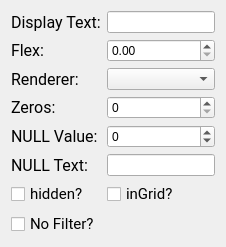
               <widget class="QWidget" name="TAB_BASICS">
                <attribute name="title">
                 <string>Basics</string>
                </attribute>
                <layout class="QGridLayout" name="GL_TAB_BASICS">
                 <item row="0" column="0">
                  <widget class="QLabel" name="LB_ColumnDisplayText">
                   <property name="font">
                    <font>
                     <family>Roboto</family>
                     <pointsize>12</pointsize>
                    </font>
                   </property>
                   <property name="text">
                    <string>Display Text:</string>
                   </property>
                  </widget>
                 </item>
                 <item row="3" column="0">
                  <widget class="QLabel" name="LB_Zeros">
                   <property name="font">
                    <font>
                     <family>Roboto</family>
                     <pointsize>12</pointsize>
                    </font>
                   </property>
                   <property name="text">
                    <string>Zeros:</string>
                   </property>
                  </widget>
                 </item>
                 <item row="1" column="0">
                  <widget class="QLabel" name="LB_ColumnFlex">
                   <property name="font">
                    <font>
                     <family>Roboto</family>
                     <pointsize>12</pointsize>
                    </font>
                   </property>
                   <property name="text">
                    <string>Flex:</string>
                   </property>
                  </widget>
                 </item>
                 <item row="2" column="0">
                  <widget class="QLabel" name="LB_ColumnUnit">
                   <property name="font">
                    <font>
                     <family>Roboto</family>
                     <pointsize>12</pointsize>
                    </font>
                   </property>
                   <property name="text">
                    <string>Renderer:</string>
                   </property>
                  </widget>
                 </item>
                 <item row="4" column="0">
                  <widget class="QLabel" name="LB_NullVal">
                   <property name="font">
                    <font>
                     <family>Roboto</family>
                     <pointsize>12</pointsize>
                    </font>
                   </property>
                   <property name="text">
                    <string>NULL Value:</string>
                   </property>
                  </widget>
                 </item>
                 <item row="2" column="4">
                  <widget class="QComboBox" name="CB_ColumnUnit"/>
                 </item>
                 <item row="3" column="4">
                  <widget class="QSpinBox" name="DSB_Zeros">
                   <property name="maximum">
                    <number>99</number>
                   </property>
                  </widget>
                 </item>
                 <item row="7" column="4">
                  <widget class="QCheckBox" name="CBX_ColumnInGrid">
                   <property name="font">
                    <font>
                     <family>Roboto</family>
                     <pointsize>11</pointsize>
                    </font>
                   </property>
                   <property name="text">
                    <string>inGrid?</string>
                   </property>
                  </widget>
                 </item>
                 <item row="4" column="4">
                  <widget class="QSpinBox" name="DSB_NullVal">
                   <property name="minimum">
                    <number>-99</number>
                   </property>
                   <property name="maximum">
                    <number>9999</number>
                   </property>
                  </widget>
                 </item>
                 <item row="1" column="4">
                  <widget class="QDoubleSpinBox" name="DSB_ColumnFlex">
                   <property name="maximum">
                    <double>5.000000000000000</double>
                   </property>
                   <property name="singleStep">
                    <double>0.050000000000000</double>
                   </property>
                  </widget>
                 </item>
                 <item row="0" column="4">
                  <widget class="QLineEdit" name="LE_ColumnDisplayText"/>
                 </item>
                 <item row="5" column="4">
                  <widget class="QLineEdit" name="LE_NullText"/>
                 </item>
                 <item row="5" column="0">
                  <widget class="QLabel" name="LB_NullText">
                   <property name="font">
                    <font>
                     <family>Roboto</family>
                     <pointsize>12</pointsize>
                    </font>
                   </property>
                   <property name="text">
                    <string>NULL Text:</string>
                   </property>
                  </widget>
                 </item>
                 <item row="8" column="0">
                  <widget class="QCheckBox" name="CBX_NoFilter">
                   <property name="font">
                    <font>
                     <family>Roboto</family>
                     <pointsize>11</pointsize>
                    </font>
                   </property>
                   <property name="text">
                    <string>No Filter?</string>
                   </property>
                  </widget>
                 </item>
                 <item row="7" column="0">
                  <widget class="QCheckBox" name="CBX_ColumnHidden">
                   <property name="sizePolicy">
                    <sizepolicy hsizetype="Fixed" vsizetype="Fixed">
                     <horstretch>0</horstretch>
                     <verstretch>0</verstretch>
                    </sizepolicy>
                   </property>
                   <property name="font">
                    <font>
                     <family>Roboto</family>
                     <pointsize>11</pointsize>
                    </font>
                   </property>
                   <property name="text">
                    <string>hidden?</string>
                   </property>
                  </widget>
                 </item>
                </layout>
               </widget>
